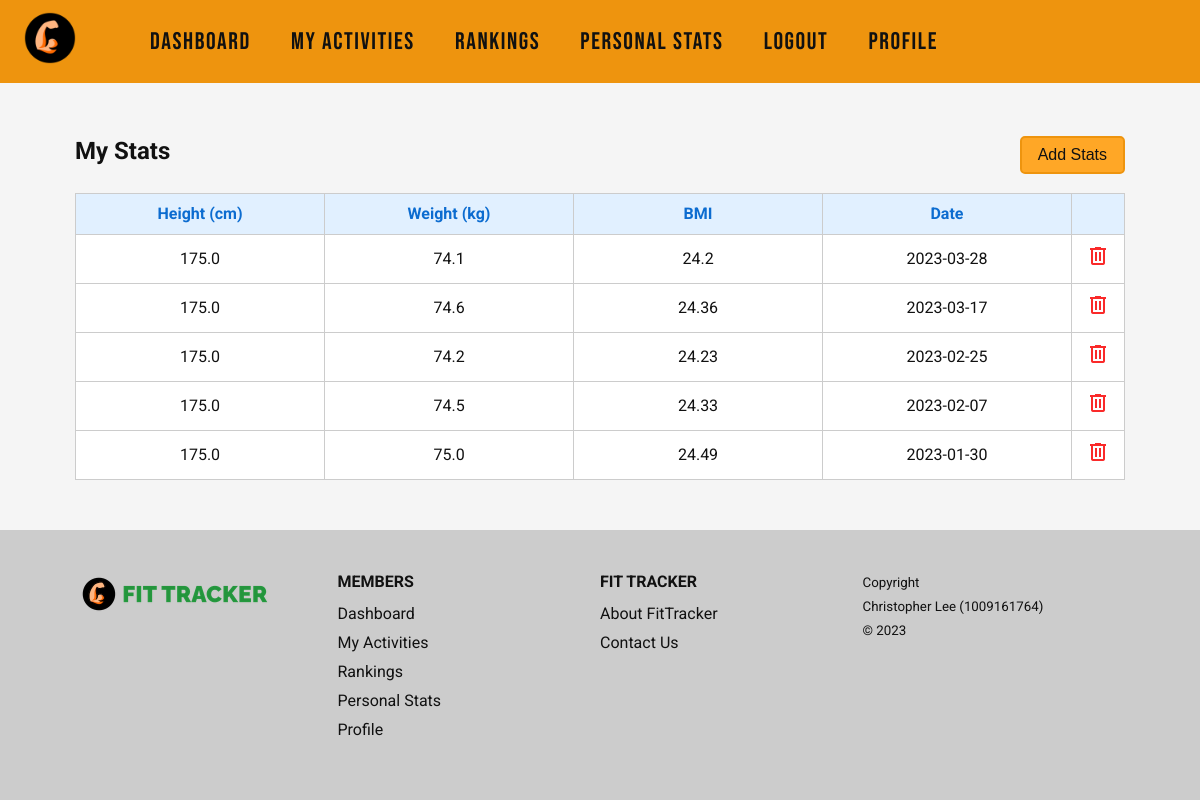
Screenshot of /personalstats (signed in) with the database file from the repository.
### main.py (models this page shows)
class UserPhysicalStats(db.Model):
	id = db.Column(db.Integer, primary_key=True)
	user_id = db.Column(db.Integer, db.ForeignKey('user.id'), nullable=False)
	height = db.Column(db.Float, nullable=False)
	body_weight = db.Column(db.Float, nullable=False)
	date_created = db.Column(db.String(255), nullable=False)

### main.py (the view)
@app.route('/personalstats')
def personalstats():
	if("user" not in session):
		flash("must log in before you can access this page", "info")
		return redirect(url_for('login'))
	else:
		user = User.query.filter_by(email = session['user']).first()
		user_physical_stats = UserPhysicalStats.query.filter_by(user_id = user.id).order_by(UserPhysicalStats.date_created.desc()).all()
		for stat in user_physical_stats:
			height_in_m = stat.height / 100
			stat.bmi = stat.body_weight / (height_in_m * height_in_m)
			stat.bmi = round(stat.bmi, 2)
		context = {
			"user": user,
			"user_physical_stats": user_physical_stats
		}
		return render_template("personalstats.html", **context)

### templates/personalstats.html (shortened to what this page needs)
{% extends "base.html" %}
{% block css %}
	<link rel="stylesheet" href="{{ url_for('static', filename='css/personal-stats.css') }}">
{% endblock %}
{% block content %}
	<section id="personal-stats-section" class="bg-lightgrey">
		<div class="container">
			<div id="personal-stats-header">
				<h5>My Stats</h5>
				<button id="btn-add-personal-stats" class="button-primary regular-button">Add Stats</button>
			</div>
			<table>
				<colgroup>
					<col style="width:24%" />
					<col style="width:24%" />
					<col style="width:24%" />
					<col style="width:24%" />
					<col style="width:4%" />
				</colgroup>
				<tr>
					<th class="text-center">Height (cm)</th>
					<th class="text-center">Weight (kg)</th>
					<th class="text-center">BMI</th>
					<th class="text-center">Date</th>
					<th class="text-center"></th>
				</tr>
                {% for user_stat in user_physical_stats %}
					<tr>
						<td class="text-center">{{ user_stat.height }}</td>
						<td class="text-center">{{ user_stat.body_weight }}</td>
						<td class="text-center">{{ user_stat.bmi }}</td>
						<td class="text-center">{{ user_stat.date_created }}</td>
						<td>
							<form action="api/deletepersonalstats" method="POST" onsubmit="return confirmDelete()">
								<button type="submit" class="button-delete material-symbols-outlined">delete</button>
							</form>
						</td>
					</tr>
				{% endfor %}
			</table>
		</div>
	</section>
{% endblock %}

### templates/base.html (shortened to what this page needs)
<!DOCTYPE html>
<html>
	<head>
		<link rel="stylesheet" href="{{ url_for('static', filename='css/style.css') }}">
		{% block css %}
		{% endblock %}
	</head>
	<body>
		<nav id="nav">
			<div id="nav-wrapper">
				<a id="home-link" href="{{ url_for('home') }}">
					<img class="logo-img" src="{{ url_for('static', filename='logos/logo.png')}}" alt="FitTracker Logo" width="60" height="60">
				</a>
				<ul id="nav-menu">
					{% if session.user and session.user_type == 1 %}
						<li class="nav-item">
							<a href="{{ url_for('viewfeedback') }}">View Feedback</a>
						</li>
						<li class="nav-item">
							<a href="{{ url_for('viewusers') }}">View Users</a>
						</li>
						<li class="nav-item">
							<a href="{{ url_for('logout') }}">Logout</a>
						</li>
					{% elif session.user %}
						<li class="nav-item">
							<a href="{{ url_for('dashboard') }}">Dashboard</a>
						</li>
						<li class="nav-item">
							<a href="{{ url_for('activities') }}">My Activities</a>
						</li>
						<li class="nav-item">
							<a href="{{ url_for('rankings') }}">Rankings</a>
						</li>
						<li class="nav-item">
							<a href="{{ url_for('personalstats') }}">Personal Stats</a>
						</li>
						<li class="nav-item">
							<a href="{{ url_for('logout') }}">Logout</a>
						</li>
						<li class="nav-item">
							<a href="{{ url_for('profile') }}">Profile</a>
						</li>
					{% endif %}
				</ul>
			</div>
		</nav>
		<main class="bg-lightgrey">
			{% block content %} {% endblock %}
		</main>
		<footer>
			<div id="footer-container" class="container">
				<div class="footer-group">
					<a id="home-link" href="{{ url_for('home') }}">
						<img class="logo_img" src="{{ url_for('static', filename='logos/logo_name.png')}}"
							alt="FitTracker Logo" width="200" height="48">
					</a>
				</div>
				<div class="footer-group">
					<h6>MEMBERS</h6>
					{% if session.user and session.user_type == 1 %}
						<a href="{{ url_for('viewfeedback') }}">View Feedback</a>
						<a href="{{ url_for('viewusers') }}">View Users</a>
					{% else %}
						<a href="{{ url_for('dashboard') }}">Dashboard</a>
						<a href="{{ url_for('activities') }}">My Activities</a>
						<a href="{{ url_for('rankings') }}">Rankings</a>
						<a href="{{ url_for('personalstats') }}">Personal Stats</a>
						<a href="{{ url_for('profile') }}">Profile</a>
					{% endif %}
				</div>
				<div class="footer-group">
					<h6>FIT TRACKER</h6>
					<a href="{{ url_for('about') }}">About FitTracker</a>
					<a href="{{ url_for('contact') }}">Contact Us</a>
				</div>
				<div class="footer-group">
					<small>
						Copyright<br>
						Christopher Lee (1009161764)<br>
						&copy; 2023
					</small>
				</div>
			</div>
		</footer>
	</body>
</html>

### static/css/style.css (style rules this page uses)
:root { --primary: #ffa726; --primary-dark: #ee940e; --secondary: #0cd030; --secondary-dark: #07b727; --dark: #111111; --white: #ffffff; --grey: #999999; --mediumgrey: #cccccc; --lightgrey: #f5f5f5; --black: #000000; --red: #fa2a2a; --lightred: #fb8686; --green: #0cd030; --lightgreen: #a2ffb3; --button-font-size: 1rem; --button-radius: 5px; --button-padding: 0.5rem 1rem; --button-large-font-size: 1.5rem; --button-large-padding: 1rem 2rem; --button-large-radius: 8px; --flash-error-bg: #ffeff2; --flash-error-color: #fa2a2a; --flash-success-bg: #e7fbf4; --flash-success-color: #0cd030; --flash-info-bg: #e1f0ff; --flash-info-color: #0c6cd0; }
* { box-sizing: border-box; }
html { font-size: 100%; }
html, body { margin: 0; padding: 0; }
body { display: flex; flex-direction: column; min-height: 100vh; }
footer { flex: 1; }
body { font-family: 'Roboto', sans-serif; font-size: 16px; font-weight: 400; line-height: 1.5; color: var(--dark); }
h1, h2, h3, h4, h5, h6, .h1, .h2, .h3, .h4, .h5, .h6 { margin-top: 0px; margin-bottom: 0.5rem; }
h5, .h5 { font-size: 1.3rem; }
h6, .h6 { font-size: 1rem; font-size: 500; }
@media screen and (min-width: 768px) { h5, .h5 { font-size: 1.5rem; } }
.container { width: 100%; padding: 0 15px; margin: 0 auto; }
@media screen and (min-width: 480px) { .container { max-width: 95vw; } }
@media screen and (min-width: 768px) { .container { max-width: 92vw; } }
@media screen and (min-width: 1024px) { .container { max-width: 90vw; } }
#nav { background-color: var(--primary-dark); color: var(--dark); padding: 8px 20px; display: flex; justify-content: space-between; align-items: center; }
#home-link { margin-right: 50px; }
#nav-wrapper { flex: 1; display: flex; justify-content: space-between; align-items: center; }
#nav-menu { flex: 1; display: flex; justify-content: flex-start; align-items: center; list-style: none; margin: 0; padding: 0; }
#nav-menu li { margin: 0 20px; }
#nav-menu a, #off-canvas-menu a { color: var(--dark); text-decoration: none; font-size: 1.5rem; line-height: 2; letter-spacing: 0.1rem; font-family: 'Bebas Neue', cursive; }
footer { background-color: var(--mediumgrey); color: var(--dark); padding: 40px 0; }
.footer-group { margin-bottom: 40px; }
.footer-group a { display: block; margin-bottom: 5px; color: var(--dark); text-decoration: none; }
@media screen and (min-width: 1024px) { #footer-container { display: flex; justify-content: space-between; align-items: flex-start; } }
@media screen and (min-width: 1024px) { .footer-group { margin-bottom: 0; width: 25%; } }
.bg-lightgrey { background-color: var(--lightgrey); }
.regular-button { font-size: var(--button-font-size); padding: var(--button-padding); border-radius: var(--button-radius); cursor: pointer; }
.button-primary { background-color: var(--primary); border: 2px solid var(--primary-dark); color: var(--dark); }
.button-delete { border: none; background-color: transparent; color: var(--red); cursor: pointer; }
section { padding: 50px 0; }
.text-center { text-align: center; }

### static/css/personal-stats.css (style rules this page uses)
#personal-stats-header { display: flex; justify-content: space-between; align-items: center; margin-bottom: 1rem; }
table { width: 100%; border-collapse: collapse; }
table th, td { padding: 0.5em; border: 1px solid #ccc; background-color: var(--white); word-break: break-all; }
table th { background-color: var(--flash-info-bg); color: var(--flash-info-color); }

### rows the page displays
UserPhysicalStats: height "175.0", body_weight "74.1", bmi "24.2", date_created "2023-03-28"
UserPhysicalStats: height "175.0", body_weight "74.6", bmi "24.36", date_created "2023-03-17"
UserPhysicalStats: height "175.0", body_weight "74.2", bmi "24.23", date_created "2023-02-25"
UserPhysicalStats: height "175.0", body_weight "74.5", bmi "24.33", date_created "2023-02-07"
UserPhysicalStats: height "175.0", body_weight "75.0", bmi "24.49", date_created "2023-01-30"
